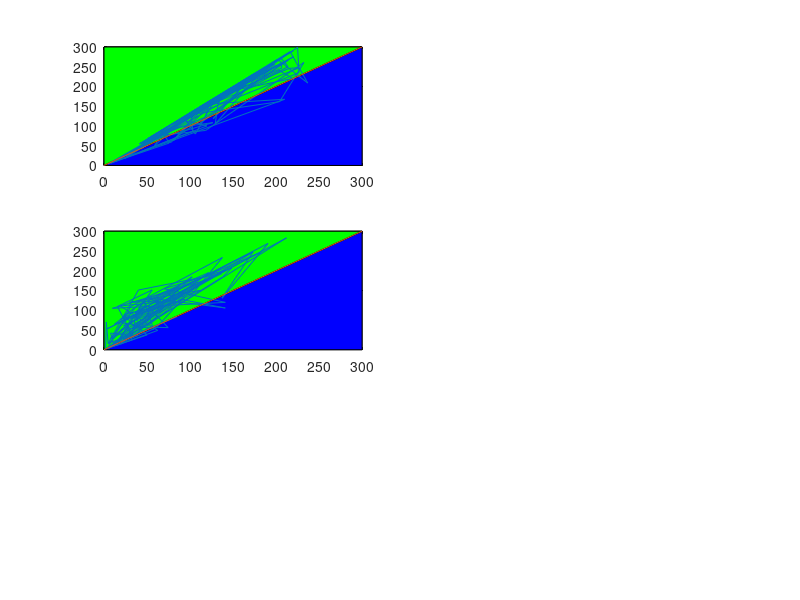

Recreate this plot in MATLAB.

clear
clc

load param_ThrePert_SA0SB0_25pc_AND_mRNA.mat
load param_AND_RandParVal_mRNA.mat

unp=tri_types(nrr,:);
ind=tri_type_SA0ltSB0;
dir=tri_type_SB0ltSA0;

nr=length(tri_type_SB0ltSA0);

for ii=1:nr

    if tri_type_SA0ltSB0(ii)==1 
        M_state_SA0ltSB0(ii,1)=SNB_SA0ltSB0(ii,3)-SNB_SA0ltSB0(ii,4);
        H_state_SA0ltSB0(ii,1)=SNB_SA0ltSB0(ii,3)-SNB_SA0ltSB0(ii,2);
        Tri_Reg_SA0ltSB0(ii,1)=SNB_SA0ltSB0(ii,1)-SNB_SA0ltSB0(ii,4);
    elseif tri_type_SA0ltSB0(ii)==3
        M_state_SA0ltSB0(ii,1)=SNB_SA0ltSB0(ii,3)-SNB_SA0ltSB0(ii,4);
        H_state_SA0ltSB0(ii,1)=SNB_SA0ltSB0(ii,3)-SNB_SA0ltSB0(ii,2);
        Tri_Reg_SA0ltSB0(ii,1)=SNB_SA0ltSB0(ii,1)-SNB_SA0ltSB0(ii,2);
    elseif tri_type_SA0ltSB0(ii)==2 
        M_state_SA0ltSB0(ii,1)=SNB_SA0ltSB0(ii,1)-SNB_SA0ltSB0(ii,4);
        H_state_SA0ltSB0(ii,1)=SNB_SA0ltSB0(ii,3)-SNB_SA0ltSB0(ii,2);
        Tri_Reg_SA0ltSB0(ii,1)=SNB_SA0ltSB0(ii,3)-SNB_SA0ltSB0(ii,4);
    elseif tri_type_SA0ltSB0(ii)==4 
        M_state_SA0ltSB0(ii,1)=SNB_SA0ltSB0(ii,1)-SNB_SA0ltSB0(ii,4);
        H_state_SA0ltSB0(ii,1)=SNB_SA0ltSB0(ii,3)-SNB_SA0ltSB0(ii,2);
        Tri_Reg_SA0ltSB0(ii,1)=SNB_SA0ltSB0(ii,3)-SNB_SA0ltSB0(ii,2);
    end


    if tri_type_SB0ltSA0(ii)==1 
        M_state_SB0ltSA0(ii,1)=SNB_SB0ltSA0(ii,3)-SNB_SB0ltSA0(ii,4);
        H_state_SB0ltSA0(ii,1)=SNB_SB0ltSA0(ii,3)-SNB_SB0ltSA0(ii,2);
        Tri_Reg_SB0ltSA0(ii,1)=SNB_SB0ltSA0(ii,1)-SNB_SB0ltSA0(ii,4);
    elseif tri_type_SB0ltSA0(ii)==3
        M_state_SB0ltSA0(ii,1)=SNB_SB0ltSA0(ii,3)-SNB_SB0ltSA0(ii,4);
        H_state_SB0ltSA0(ii,1)=SNB_SB0ltSA0(ii,3)-SNB_SB0ltSA0(ii,2);
        Tri_Reg_SB0ltSA0(ii,1)=SNB_SB0ltSA0(ii,1)-SNB_SB0ltSA0(ii,2);
    elseif tri_type_SB0ltSA0(ii)==2
        M_state_SB0ltSA0(ii,1)=SNB_SB0ltSA0(ii,1)-SNB_SB0ltSA0(ii,4);
        H_state_SB0ltSA0(ii,1)=SNB_SB0ltSA0(ii,3)-SNB_SB0ltSA0(ii,2);
        Tri_Reg_SB0ltSA0(ii,1)=SNB_SB0ltSA0(ii,3)-SNB_SB0ltSA0(ii,4);
    elseif tri_type_SB0ltSA0(ii)==4
        M_state_SB0ltSA0(ii,1)=SNB_SB0ltSA0(ii,1)-SNB_SB0ltSA0(ii,4);
        H_state_SB0ltSA0(ii,1)=SNB_SB0ltSA0(ii,3)-SNB_SB0ltSA0(ii,2);
        Tri_Reg_SB0ltSA0(ii,1)=SNB_SB0ltSA0(ii,3)-SNB_SB0ltSA0(ii,2);
    end

end

ind_types=[sum(ind==1),sum(ind==2),sum(ind==3),sum(ind==4)];
ind_pc=ind_types.*100./sum(ind_types);

dir_types=[sum(dir==1),sum(dir==2),sum(dir==3),sum(dir==4)];
dir_pc=dir_types.*100./sum(dir_types);

unp_types=[sum(unp==1),sum(unp==2),sum(unp==3),sum(unp==4)];
unp_pc=unp_types.*100./sum(unp_types);



%%%%%%%%%%%%%%%%%%%%%%%%%%%%%%%%%%%%%%%%%%%%%%%%%%%%%%%%%%%%%%%%%%%%%%%%%%%


% Define the vertices of the triangle
x1 = [0, 300, 300];
y1 = [0, 0, 300];

% Plot the vertices
figure(4)
subplot(3,2,1)
plot(x1, y1, 'k-'); % Plot the lines connecting the vertices

% Fill the area of the triangle
% figure(4)
% subplot(3,3,1)
fill(x1, y1, 'b'); % Fill the triangle with blue color
hold on

% Define the vertices of the triangle
x2 = [0, 0, 300];
y2 = [0, 300, 300];

% Plot the vertices
% figure(4)
% subplot(3,3,1)
plot(x2, y2, 'k-'); % Plot the lines connecting the vertices

% Fill the area of the triangle
% figure(4)
% subplot(3,3,1)
fill(x2, y2, 'g'); % Fill the triangle with blue color
hold on

% figure(4)
% subplot(3,3,1)
plot(SNB_SA0ltSB0(:,1), SNB_SB0ltSA0(:,1))
hold on
plot([0,300],[0,300])

sn1_dir_gt_ind = find(SNB_SB0ltSA0(:,1)>SNB_SA0ltSB0(:,1));
sn1_dir_lt_ind = find(SNB_SB0ltSA0(:,1)<SNB_SA0ltSB0(:,1));
sn1_dir_eq_ind = find(SNB_SB0ltSA0(:,1)==SNB_SA0ltSB0(:,1));
tot_sn1 = length(sn1_dir_gt_ind)+length(sn1_dir_lt_ind)+length(sn1_dir_eq_ind);

sn1_cont=([length(sn1_dir_gt_ind),length(sn1_dir_lt_ind),length(sn1_dir_eq_ind)].*100./tot_sn1)

% Define the vertices of the triangle
x1 = [0, 300, 300];
y1 = [0, 0, 300];

% Plot the vertices
figure(4)
subplot(3,2,3)
plot(x1, y1, 'k-'); % Plot the lines connecting the vertices

% Fill the area of the triangle
% figure(4)
% subplot(2,2,2)
fill(x1, y1, 'b'); % Fill the triangle with blue color
hold on

% Define the vertices of the triangle
x2 = [0, 0, 300];
y2 = [0, 300, 300];

% Plot the vertices
% figure(4)
% subplot(2,2,2)
plot(x2, y2, 'k-'); % Plot the lines connecting the vertices

% Fill the area of the triangle
% figure(4)
% subplot(2,2,2)
fill(x2, y2, 'g'); % Fill the triangle with blue color
hold on

% subplot(2,2,2)
plot(M_state_SA0ltSB0,M_state_SB0ltSA0)
hold on
plot([0,300],[0,300])

m_dir_gt_ind = find(M_state_SB0ltSA0(:,1)>M_state_SA0ltSB0(:,1));
m_dir_lt_ind = find(M_state_SB0ltSA0(:,1)<M_state_SA0ltSB0(:,1));
m_dir_eq_ind = find(M_state_SB0ltSA0(:,1)==M_state_SA0ltSB0(:,1));
tot_m = length(m_dir_gt_ind)+length(m_dir_lt_ind)+length(m_dir_eq_ind);


mstate_cont=([length(m_dir_gt_ind),length(m_dir_lt_ind),length(m_dir_eq_ind)].*100./tot_m)
